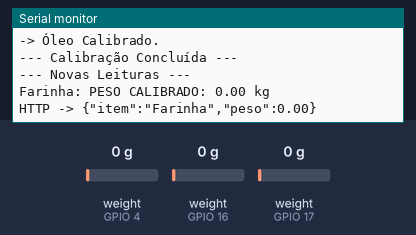
This sketch was run on a simulated ESP32. Parts: the last lines printed to the serial monitor. Inputs (shaded band) come from the test bench; at power-on: weight on the scale (sensors on GPIO 4, GPIO 16, GPIO 17) 0 g. WiFi joins after 1.5 s; servers stay silent unless stated; uploads are accepted with an empty reply; no MQTT or app messages arrive unless stated.

Above: at 6.2 s.
6.3 s: weight on the scale (sensor on GPIO 4) set to 100 g
At 10.0 s:
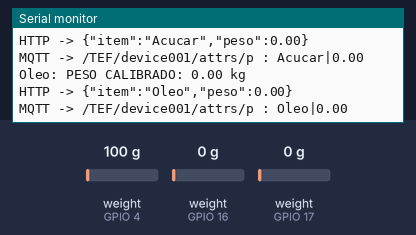
11.2 s: weight on the scale (sensor on GPIO 16) set to 100 g
At 15.9 s:
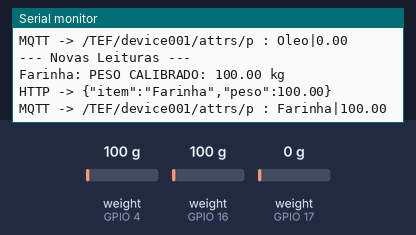
16.1 s: weight on the scale (sensor on GPIO 17) set to 100 g
At 17.2 s:
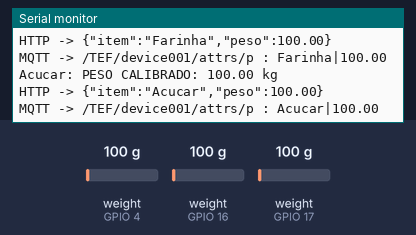
21.0 s: weight on the scale (sensor on GPIO 4) set to 1250 g
At 23.3 s:
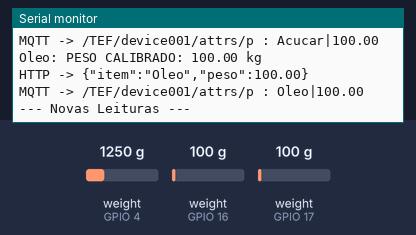
25.9 s: weight on the scale (sensor on GPIO 16) set to 1250 g
At 26.63 s:
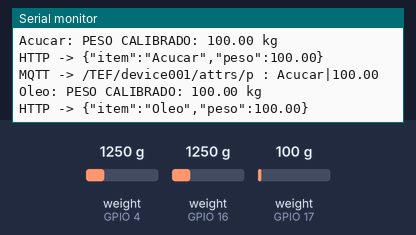
30.8 s: weight on the scale (sensor on GPIO 17) set to 1250 g
At 34.24 s:
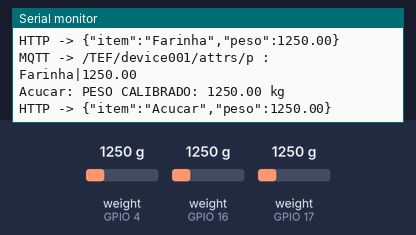
Timing chart, 0 to 35.7 s (numbered marks = the images above; inputs shaded):
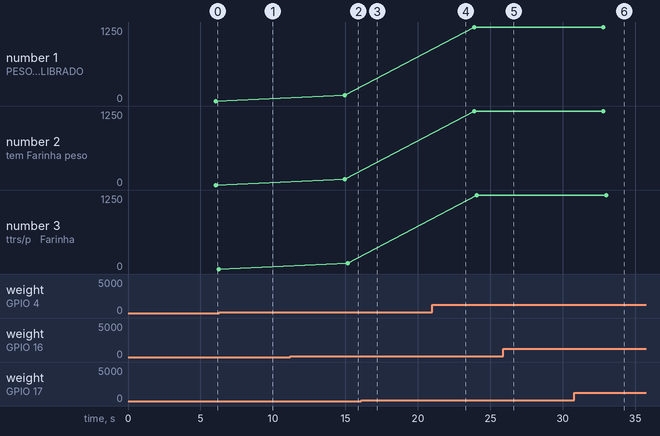

Measured:
- plotted number 1: 100 → 1250 after the input at 21.0 s
- plotted number 2: 100 → 1250 after the input at 21.0 s
- plotted number 3: 100 → 1250 after the input at 21.0 s

The sketch:

smartstock.ino
```cpp
#include <WiFi.h>
#include <HTTPClient.h>
#include <PubSubClient.h>
#include "HX711.h"

// ------------------------------------
// Configurações - MQTT
// ------------------------------------

const char* default_SSID = "Wokwi-GUEST"; // Nome da rede Wi-Fi
const char* default_PASSWORD = ""; // Senha da rede Wi-Fi
const char* default_BROKER_MQTT = "broker.hivemq.com"; //para teste
const int default_BROKER_PORT = 1883;
const char* default_TOPICO_SUBSCRIBE = "/TEF/device001/cmd"; // Tópico MQTT de escuta
const char* default_TOPICO_PUBLISH_1 = "/TEF/device001/attrs"; // Tópico MQTT de envio 1
const char* default_TOPICO_PUBLISH_2 = "/TEF/device001/attrs/p"; // Tópico MQTT de envio 2 (USADO para peso)
const char* default_ID_MQTT = "fiware_001"; // ID MQTT

char* SSID = const_cast<char*>(default_SSID);
char* PASSWORD = const_cast<char*>(default_PASSWORD);
char* BROKER_MQTT = const_cast<char*>(default_BROKER_MQTT);
int BROKER_PORT = default_BROKER_PORT;
char* TOPICO_SUBSCRIBE = const_cast<char*>(default_TOPICO_SUBSCRIBE);
char* TOPICO_PUBLISH_1 = const_cast<char*>(default_TOPICO_PUBLISH_1);
char* TOPICO_PUBLISH_2 = const_cast<char*>(default_TOPICO_PUBLISH_2);
char* ID_MQTT = const_cast<char*>(default_ID_MQTT);

// ----------------------------
// SERVIDOR HTTP
// ----------------------------

String serverName = "http:seu-servidor:5182/dados";

// ----------------------------
// CLIENTES DE REDE
// ----------------------------

WiFiClient espClient;
PubSubClient MQTT(espClient);

// ----------------------------
// SENSORES HX711
// ----------------------------

#define CAL_FACTOR_FARINHA 84.00
#define CAL_FACTOR_ACUCAR 79.00
#define CAL_FACTOR_OLEO 74.00

#define DOUT_FARINHA 4
#define SCK_FARINHA 5
HX711 scale_farinha;

#define DOUT_ACUCAR 16
#define SCK_ACUCAR 2
HX711 scale_acucar;

#define DOUT_OLEO 17
#define SCK_OLEO 15
HX711 scale_oleo;

// ----------------------------
// Estrutura de sensores
// ----------------------------

struct ItemSensor {
    String item;
    HX711* scale;
    float calibration_factor_value;
    float fator_calibracao;
};

ItemSensor sensors[3];
const int NUM_SENSORS = 3;

// ------------------------------------
// Funções de Conexão e MQTT
// ------------------------------------

void reconnectMQTT() {
    while (!MQTT.connected()) {
        Serial.print("* Tentando se conectar ao Broker MQTT: ");
        Serial.println(BROKER_MQTT);
    if (MQTT.connect(ID_MQTT)) {
        Serial.println("Conectado com sucesso ao broker MQTT!");
        } else {
        Serial.println("Falha ao reconectar no broker.");
        Serial.println("Haverá nova tentativa de conexão em 2s");
        delay(2000);
        }
    }
}

void reconectWiFi() {
    if (WiFi.status() == WL_CONNECTED)
    return;
    WiFi.begin(SSID, PASSWORD);
    while (WiFi.status() != WL_CONNECTED) {
    delay(100);
    Serial.print(".");
    }
    Serial.println();
    Serial.println("✅ Conectado com sucesso na rede ");
    Serial.print(SSID);
    Serial.println("IP obtido: ");
    Serial.println(WiFi.localIP());
}

void mqtt_callback(char* topic, byte* payload, unsigned int length) {
    Serial.print("- Mensagem MQTT recebida (Ignorada): ");
    String msg = "";
    for (int i = 0; i < length; i++) {
    msg += (char)payload[i];
    }
    Serial.println(msg);
}

void VerificaConexoesWiFIEMQTT() {
  // Garante que o MQTT tente reconectar
    reconectWiFi();
    if (!MQTT.connected())
    reconnectMQTT();
}

void initWiFi() {
    Serial.println("------Conexao WI-FI------");
    Serial.print("Conectando-se na rede: ");
    Serial.println(SSID);
    Serial.println("Aguarde");
    reconectWiFi();
}

void initMQTT() {
    MQTT.setServer(BROKER_MQTT, BROKER_PORT);
    MQTT.setCallback(mqtt_callback);
}

// ----------------------------
// Funções de Envio
// ----------------------------

void sendHTTP(String item, float peso) {
    if (WiFi.status() != WL_CONNECTED) {
    return;
    }

    HTTPClient http;
    http.begin(serverName);
    http.addHeader("Content-Type", "application/json");

    String payload = "{\"item\":\"" + item + "\",\"peso\":" + String(peso, 2) + "}";
    Serial.println("HTTP -> " + payload);
    int httpCode = http.POST(payload);
    if (httpCode <= 0) {
    }
    http.end();
}

void sendMQTT(String item, float peso) {
    if (!MQTT.connected()) return;

    String value = item + "|" + String(peso, 2);
    Serial.println("MQTT -> " + String(TOPICO_PUBLISH_2) + " : " + value);
    MQTT.publish(TOPICO_PUBLISH_2, value.c_str());
}

// ----------------------------
// SETUP
// ----------------------------

void setup() {
    Serial.begin(115200);
    delay(500);

   // 1. Inicializa Conexões (Padrão Professor)
    initWiFi();
    initMQTT();
  reconnectMQTT(); // Conecta MQTT na inicialização (exibe status)

  // 2. Configuração dos sensores
    sensors[0] = {"Farinha", &scale_farinha, CAL_FACTOR_FARINHA, 0};
    sensors[1] = {"Acucar", &scale_acucar, CAL_FACTOR_ACUCAR, 0};
    sensors[2] = {"Oleo", &scale_oleo, CAL_FACTOR_OLEO, 0};

  // 3. Inicializa e calibra os sensores
  // A lógica foi corrigida para garantir a ordem correta (begin -> set_scale -> tare)
  // e removemos a atribuição redundante 'sensors[x].fator_calibracao = ...'
    Serial.println("--- Iniciando Calibração dos Sensores ---");

   // Calibra Farinha
    scale_farinha.begin(DOUT_FARINHA, SCK_FARINHA);
    scale_farinha.set_scale(CAL_FACTOR_FARINHA); // Aplica o fator
    scale_farinha.tare(); // Zera a balança
    Serial.println("-> Farinha Calibrada.");

   // Calibra Açúcar
    scale_acucar.begin(DOUT_ACUCAR, SCK_ACUCAR);
    scale_acucar.set_scale(CAL_FACTOR_ACUCAR);
    scale_acucar.tare();
    Serial.println("-> Açúcar Calibrado.");

   // Calibra Óleo
    scale_oleo.begin(DOUT_OLEO, SCK_OLEO);
    scale_oleo.set_scale(CAL_FACTOR_OLEO);
    scale_oleo.tare();
    Serial.println("-> Óleo Calibrado.");

  // 4. Mensagem de Conclusão
    Serial.println("--- Calibração Concluída ---");

}

// ----------------------------
// LOOP
// ----------------------------
void loop() {
  VerificaConexoesWiFIEMQTT(); // Verifica e reconecta se necessário
  MQTT.loop(); // Processa mensagens MQTT

    Serial.println("\n--- Novas Leituras ---");
        for (int i = 0; i < NUM_SENSORS; i++) {
            float peso_kg = sensors[i].scale->get_units(10);

      // Garante que leituras muito próximas de zero sejam tratadas como 0.00 kg.
        if (peso_kg < 0.05) peso_kg = 0.00;
      // Imprime o peso em KG
        Serial.printf("%s: PESO CALIBRADO: %.2f kg\n", sensors[i].item.c_str(), peso_kg);

       // Envia os dados
    sendHTTP(sensors[i].item, peso_kg);
    sendMQTT(sensors[i].item, peso_kg);

        delay(100);
    }

    delay(5000);
}
```
